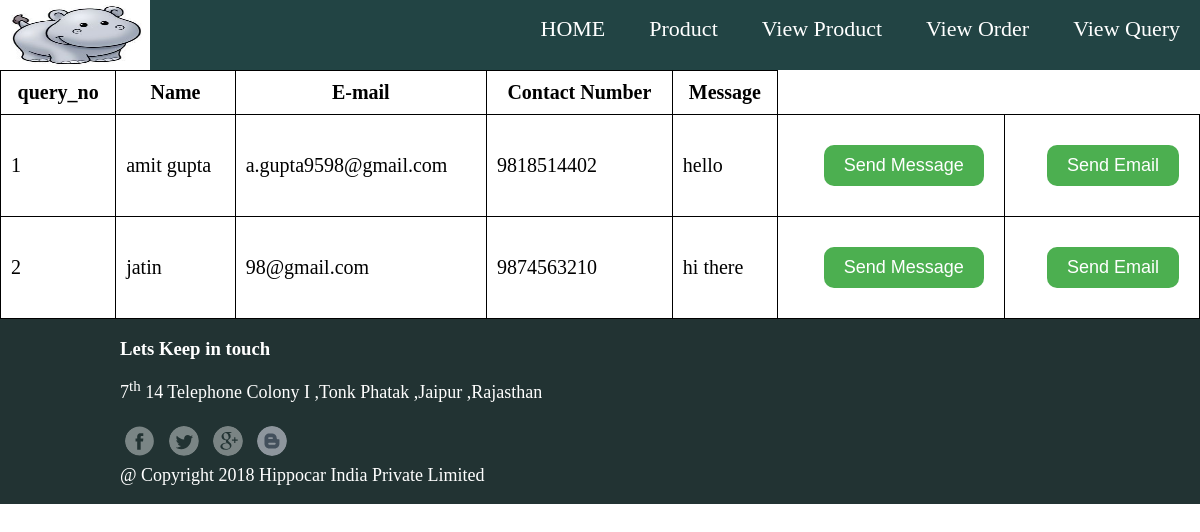
The app's page /admin/view_query.php with its own data.
### tables this page shows
CREATE TABLE `contact` (
  `query_no` int(11) NOT NULL,
  `name` varchar(30) NOT NULL,
  `email` varchar(30) NOT NULL,
  `contact_no` bigint(20) NOT NULL,
  `message` varchar(300) NOT NULL
);

### admin/view_query.php (the view, shortened to what this page needs)
<html>
<head>
<link rel="stylesheet" href="admin_home.css">
</head>
<body>
<table>
<tr>
<th>query_no</th>
<th>Name</th>
<th>E-mail</th>
<th>Contact Number</th>
<th>Message</th>
</tr>
<?php
$conn=mysqli_Connect('localhost','root','','reg');
$sql="SELECT * FROM contact";
$res=mysqli_query($conn,$sql);
while($row=mysqli_fetch_array($res))
{
?>
<tr>
<td><?php echo $row['query_no']; ?></td>
<td><?php echo $row['name']; ?></td>
<td><?php echo $row['email']; ?></td>
<td><?php echo $row['contact_no']; ?></td>
<td><?php echo $row['message']; ?></td>
<td>
<a href="tel:+<?php echo $row['contact_no']; ?>">
<input type="button" value="Send Message"></a></td>
<td>
<a href="mailto:<?php $row['email']; ?>?Subject=regarding%20your%20query" target="_top"><input type="button" value="Send Email"></a></td>
</tr>
<?php } ?>
</table>
</body>
</html>

### admin/admin_home.css (style rules this page uses)
body { margin:0px; font-family: 'ABeeZee'; }
table { width:100%; font-size:20px; border-collapse:collapse; }
td,th { font-size:20px; border:1px solid black; padding:10px; }
p { font-size:18px; }
div { float:left; width:100%; box-sizing:border-box; }
input[type=button], input[type=submit], input[type=reset] { background-color: #4CAF50; border: none; color: white; padding: 10px 20px; text-decoration: none; margin: 20px 10px; font-size:18px; border-radius:10px; float:right; }
.header { background:#244; color:white; }
.header img { width:150px; height:70px; }
.header .navbar { float:right; }
.header .navbar li a { text-decoration:none; padding:0px 20px; color:white; }
.header .navbar li { list-style-type:none; display:inline; font-size:22px; }
.footer { padding:0px 10%; background:#233; color:white; }
.footer .contact a img { width:30px; height:30px; margin:5px; border-radius:100%; }

### records on screen
contact: query_no "1", name "amit gupta", email "a.gupta9598@gmail.com", contact_no "9818514402", message "hello"
contact: query_no "2", name "jatin", email "98@gmail.com", contact_no "9874563210", message "hi there"
